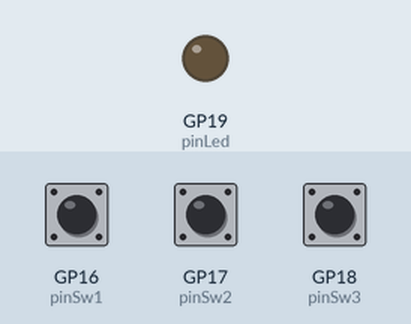
The program below on a simulated Raspberry Pi Pico running MicroPython. On the bench: output pins drawn as LEDs (lit = HIGH). Dashed ring = blinking. The inputs (shaded band) are chosen by the test bench; at power-on: GP16 (pinSw1) LOW, GP17 (pinSw2) LOW, GP18 (pinSw3) LOW.

Above: at 1.2 s.
1.3 s: GP16 (pinSw1) pulled HIGH for 1 s
At 1.51 s:
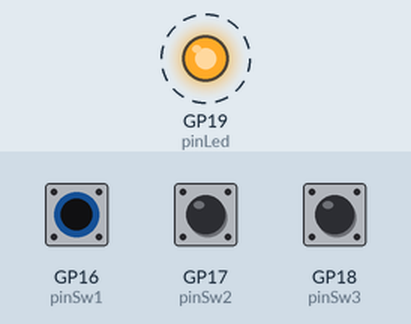
4.3 s: GP17 (pinSw2) pulled HIGH for 1 s
At 4.45 s:
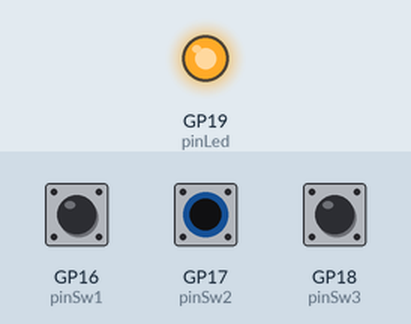
7.3 s: GP18 (pinSw3) pulled HIGH for 1 s
At 9.3 s:
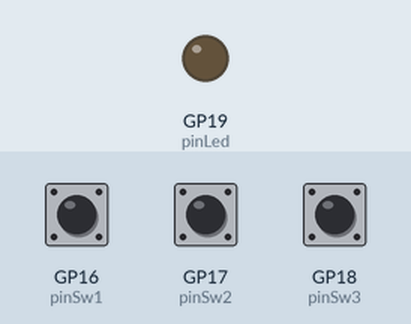
9.8 s: GP18 (pinSw3) pulled HIGH for 3.2 s
At 9.95 s:
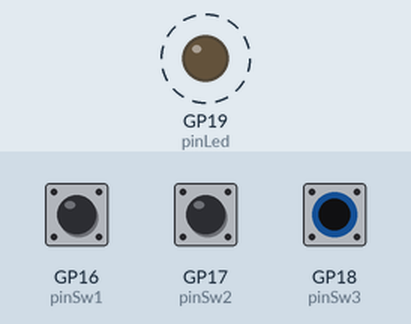
14.5 s: GP16 (pinSw1) pulled HIGH for 3.2 s
At 18.1 s:
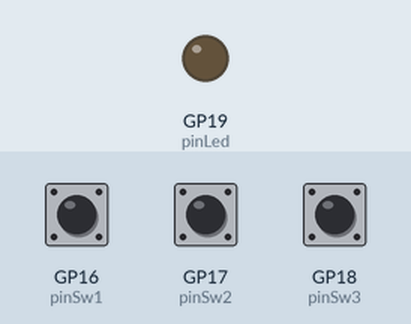
Timing chart, 0 to 19.6 s (numbered marks = the images above; inputs shaded):
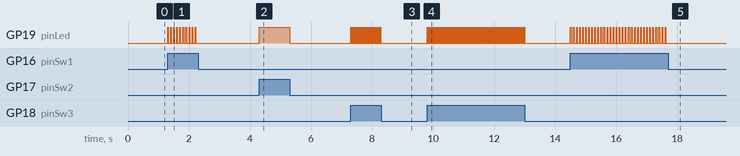

Measured:
- after the input at 1.3 s, GP19 (pinLed): alternates HIGH for 0.02 s and LOW for 0.08 s, 20 changes in all, then stays LOW, starting at once
- after the input at 4.3 s, GP19 (pinLed): LOW → HIGH at once, → LOW 1.0 s later
- after the input at 7.3 s, GP19 (pinLed): alternates HIGH for 0.01 s and LOW for 0.02 s, 80 changes in all, then stays LOW, starting at once
- after the input at 9.8 s, GP19 (pinLed): alternates HIGH for 0.01 s and LOW for 0.02 s, 256 changes in all, then stays LOW, starting at once
- after the input at 14.5 s, GP19 (pinLed): alternates HIGH for 0.02 s and LOW for 0.08 s, 64 changes in all, then stays LOW, starting at once

The program:

03SelecFrec.py
```python
from machine import Pin
from utime import sleep_ms

pinSw1 = Pin(16, Pin.IN, Pin.PULL_DOWN)
pinSw2 = Pin(17, Pin.IN, Pin.PULL_DOWN)
pinSw3 = Pin(18, Pin.IN, Pin.PULL_DOWN)
pinLed = Pin(19, Pin.OUT)

while True:
    if pinSw1.value() == 1:
        pinLed.on()
        sleep_ms(20)
        pinLed.off()
        sleep_ms(80)

    if pinSw2.value() == 1:
        pinLed.on()
        sleep_ms(45)
        pinLed.off()
        sleep_ms(5)

    if pinSw3.value() == 1:
        pinLed.on()
        sleep_ms(10)
        pinLed.off()
        sleep_ms(15)
```
